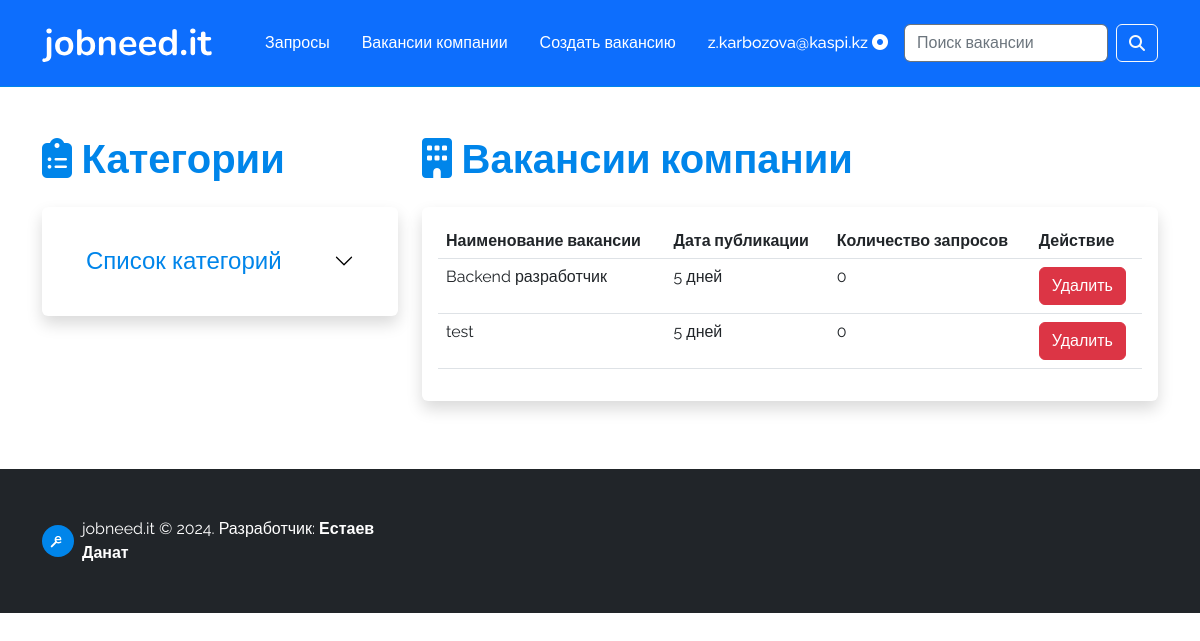
The app's page /emoloyer/jobs/ (signed in) with its own data.
### portal/models.py (models this page shows, shortened)
class User(AbstractBaseUser):
    email = models.EmailField(max_length=100, unique=True)
    full_name = models.CharField(max_length=100)
    is_admin = models.BooleanField(default=False)
    is_active = models.BooleanField(default=True)
    is_jobseeker = models.BooleanField(default=True)
    objects = MyUserManager()
    USERNAME_FIELD = 'email'
    REQUIRED_FIELDS = ['full_name']
    class Meta:
        verbose_name = "Пользователь"
        verbose_name_plural = "Пользователи"

### employer/models.py (models this page shows, shortened)
class Job(models.Model):
    company = models.ForeignKey(Company, on_delete=models.CASCADE, related_name='jobs')
    category = models.ForeignKey(Category, on_delete=models.CASCADE, related_name='category')
    title = models.CharField(max_length=80)
    location = models.CharField(max_length=80)
    created_date = models.DateTimeField(default=datetime.datetime.now(), blank=True)
    experience_choices = (
        ('Нет опыта работы','Нет опыта работы'),
        ('1-3 года', '1-3 года'),
        ('3-6 года', '3-6 года'),
        ('6 и выше', '6 и выше'),
    )
    experience = models.CharField(max_length=80, choices=experience_choices)
    salary_choices = (
        ('Не указано', 'Не указано'),
        ('от 100 000 до 190 000 тг.', 'от 100 000 до 190 000 тг.'),
        ('от 200 000 до 290 000 тг.', 'от 200 000 до 290 000 тг.'),
        ('от 300 000 до 390 000 тг.', 'от 300 000 до 390 000 тг.'),
        ('от 400 000 до 490 000 тг.', 'от 400 000 до 490 000 тг.'),
        ('от 500 000 и выше', 'от 500 000 и выше'),
    )
    salary = models.CharField(
        max_length=80, choices=salary_choices
    )
    cooperation_choices = (
        ('Полная занятость', 'Полная занятость'),
        ('Частичная занятость', 'Частичная занятость'),
        ('Удаленная работа', 'Удаленная работа'),
        ('Стажировка', 'Стажировка'),
        ('Производственная практика', 'Производственная практика'),
    )
    cooperation_type = models.CharField(
        max_length=80, choices=cooperation_choices
    )
    job_description = models.TextField()
    skills_required = models.CharField(max_length=80)
    '''
    military_choices = (
        ('Военнообязанный', 'Военнообязанный'),
        ('Есть военный билет', 'Есть военный билет'),
    )
    military_service = models.CharField(
        max_length=80, choices=military_choices
    )
    '''
    degree_choices = (
        ('Не имеет значения', 'Не имеет значения'),
        ('Диплом ТиПО', 'Диплом ТиПО'),
        ('Диплом бакалавра', 'Диплом бакалавра'),
        ('Диплом магистра', 'Диплом магистра'),
        ('Диплом Phd', 'Диплом Phd'),
    )
    degree = models.CharField(max_length=80, choices=degree_choices)
    class Meta:
        verbose_name = "Вакансия"
        verbose_name_plural = "Вакансии"

### employer/views.py (the view)
# urls.py: path('jobs/', employer_jobs , name='employer-jobs'),
@user_passes_test(is_employer)
@login_required
def employer_jobs(request):
    try:
        jobs = request.user.company.jobs.all()
        now = datetime.now(timezone.utc)
        for i in jobs:
            get_days = now - i.created_date
            if get_days.days > 1:
                i.created_date = f'{get_days.days} дней'
        requests = JobRequests.objects.filter(employer=request.user.company)
    except Company.DoesNotExist:
        return redirect('employer-home')
    return render(request, 'jobs.html', {'jobs':jobs, 'number':len(requests)})

### OnlineJobPortalProject/context_processors.py (called while the page is built)
def get_categories(request):
    return {'categories': Category.objects.all()}

### employer/views.py (called while the page is built)
def is_employer(user):
    try:
        if user.is_jobseeker:
            raise Http404
        return True
    except:
        raise Http404

### portal/models.py (called while the page is built)
    def __str__(self):
       return self.name

### employer/templates/jobs.html (shortened to what this page needs)
{% extends "base.html" %}
{% load humanize %}
{% load crispy_forms_tags %}
{% block content %}
<div class="blocck">
  <legend class="display-6 mb-4 blue" style="font-weight: 700;"><i class="fa-solid fa-building"></i> Вакансии компании</legend>
  <div class="content-section border border-0 shadow p-3 bg-body rounded">
    <table class="table">
      <thead class="thead-light">
        <tr>
          <th scope="col">Наименование вакансии</th>
          <th scope="col">Дата публикации</th>
          <th scope="col">Количество запросов</th>
          <th scope="col">Действие</th>
        </tr>
      </thead>
      <tbody>
        {% for job in jobs %}
          <tr>
            <td>{{ job.title }}</td>
            {% if job.created_date|naturalday == 'today' %}
            <td>Сегодня</td>
            {% elif job.created_date|naturalday == 'yesterday' %}
            <td>Вчера</td>
            {% elif job.created_date|naturalday == 'tomorrow' %}
            <td>Завтра</td>
            {% else %}
            <td >{{ job.created_date|naturaltime }}</td>
            {% endif %}
            <td>{{ number }}</td>
            <form method="post" action="{% url 'delete-request' id=job.id %}">
              <td><button type="submit" class="btn btn-danger">Удалить</button></td>
            </form>
          </tr>
        {% endfor %}
      </tbody>
    </table>
  </div>
</div>
{% endblock %}

### portal/templates/base.html (shortened to what this page needs)
{% load static %}
<html lang="ru">
<head>
  <link rel="stylesheet" type="text/css" href="{% static './css/main.css' %}">
  <link rel="stylesheet" type="text/css" href="{% static './css/style.css' %}">
  <link rel="stylesheet" href="{% static './css/bootstrap.min.css' %}">
  <link rel="stylesheet" href="https://cdnjs.cloudflare.com/ajax/libs/font-awesome/6.2.0/css/all.min.css" />
</head>
<body>
<header class="navbar navbar-expand-lg navbar-light bg-primary blue-bottom-border mb-5 ">
  <div class="container">
    <a class="navbar-brand logo" href="{% url 'home-page' %}">
      <img src="{% static './img/logo.svg' %}" alt="Logo">
    </a>
    <div class="collapse navbar-collapse" id="navbarSupportedContent">
      <ul class="navbar-nav ms-auto mb-2 mb-lg-0">
        {% if user.is_authenticated %}
          {% if not user.is_jobseeker %}
            {% if user.company.jobs %}
            <li class="nav-item">
              <a class="header-link" href="{% url 'employer-home' %}">Запросы</a>
            </li>
            <li class="nav-item">
              <a class="header-link" href="{% url 'employer-jobs' %}">Вакансии компании</a>
            </li>
            <li class="nav-item">
              <a class="header-link" href="{% url 'employer-create-job' %}">Создать вакансию</a>
            </li>
            <li class="nav-item dropdown">
              <a class="header-link" href="#" role="button" data-bs-toggle="dropdown" aria-expanded="false">
                {{ user.email }}&nbsp;<i class="fa-solid fa-circle-dot"></i>
              </a>
            </li>
            {% endif %}
          {% endif %}
        {% endif %}
      </ul>
      <form class="d-flex mt-3" action="{% url 'search' %}">
        <input name="q" data-filter="1" class="form-control border border-secondary me-2" type="search" aria-label="Search" placeholder="Поиск вакансии">
        <button class="btn btn-outline-light is-small" type="submit"><i class="fa-solid fa-magnifying-glass"></i></button>
      </form>
    </div>
  </div>
</header>
    <main role="main" class="container">
        <div class="row">
          <div class="col-md-4">
            <legend class="display-6 mb-4 blue" style="font-weight: 700;"><i class="fa-solid fa-clipboard-list"></i> Категории</legend>
            <div class="content-section p-4 border border-0 shadow p-3 mb-5 bg-body rounded">
                <div class="accordion accordion-flush" id="accordionFlushExample">
                  <div class="accordion-item">
                    <h2 class="accordion-header">
                      <button class="accordion-button collapsed" type="button" data-bs-toggle="collapse" data-bs-target="#flush-collapseOne" aria-expanded="false" aria-controls="flush-collapseOne">
                        <h4 class="text-center blue mb-0">Список категорий</h4>
                      </button>
                    </h2>
                  </div>
                </div>
            </div>
          </div>
          <div class="col-md-8">
            {% block content %}{% endblock %}
          </div>
        </div>
    </main>
    <footer class="d-flex flex-wrap justify-content-between align-items-center mt-5 pt-5 pb-5 bg-dark">
      <div class="container">
        <div class="col-md-4 d-flex align-items-center">
          <a href="/" class="mb-3 me-2 mb-md-0 text-muted text-decoration-none lh-1">
            <img src="{% static './img/favicon.svg' %}" width="32px" alt="Logo">
          </a>
          <span class="mb-3 mb-md-0 text-white">jobneed.it © <span id="year"></span>. Разработчик: <a href="#" class="text-white" style="font-weight: 600; text-decoration: none;">Естаев Данат</a></span>
        </div>
      </div>
    </footer>
</body>
</html>

### portal/static/css/main.css (style rules this page uses)
.content-section { background: #ffffff; padding: 10px 20px; border: 1px solid #dddddd; border-radius: 3px; margin-bottom: 20px; }

### portal/static/css/style.css (style rules this page uses)
* { font-family: 'Raleway', sans-serif; }
.logo img { width: 170px; }
h1, h2, h3, h4, h5, h6, p, strong, b { color: #004377; }
button { cursor: pointer; border:none; }
.header-link { display: block; padding: 0.5rem 1rem; font-size: 16px; font-weight: 500; color: #fff; text-decoration: none; transition: color .15s ease-in-out,background-color .15s ease-in-out,border-color .15s ease-in-out; }
.is-small { padding: 10px; }
.blue { color: #0085EA; }
.blue-bottom-border { border-bottom: 1px solid #0085EA; }

### records on screen
User: email "z.karbozova@kaspi.kz"
Job: title "Backend разработчик", created_date "5 дней", number "0"
Job: title "test", created_date "5 дней", number "0"
